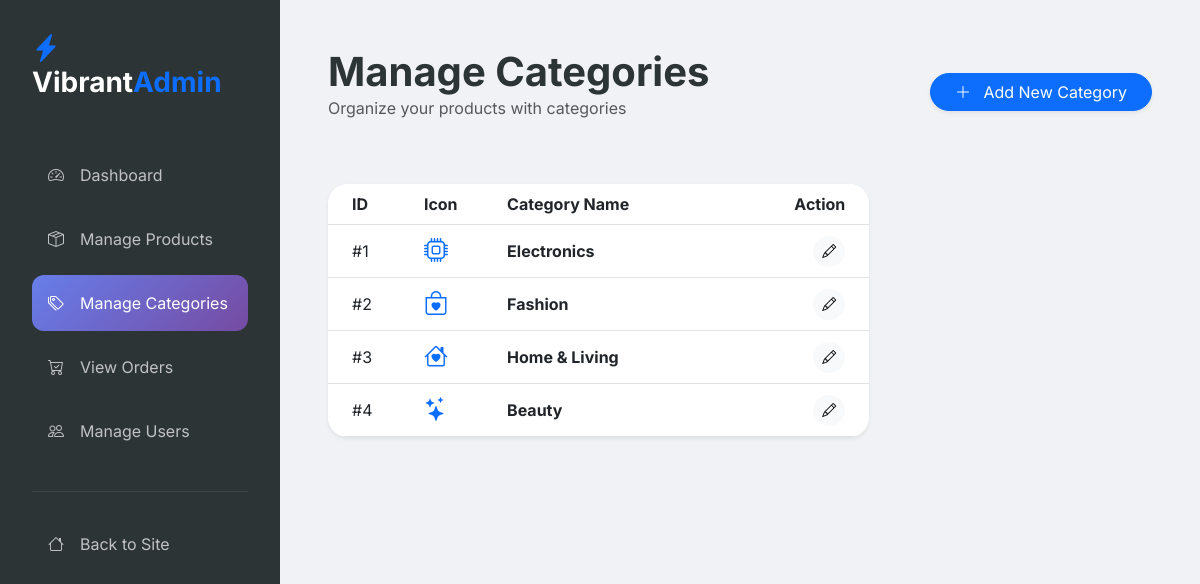
/admin/category-management.php (signed in), run on the app's committed database.
### tables this page shows
CREATE TABLE IF NOT EXISTS categories (
    id INT AUTO_INCREMENT PRIMARY KEY,
    name VARCHAR(100) NOT NULL,
    icon VARCHAR(50)  
);

### admin/category-management.php (the view, shortened to what this page needs)
<?php
require_once '../includes/db_connect.php';
$categories = mysqli_query($conn, "SELECT * FROM categories");
?>
<!DOCTYPE html>
<html lang="en">
<head>
    <link href="https://cdn.jsdelivr.net/npm/bootstrap@5.3.0/dist/css/bootstrap.min.css" rel="stylesheet">
    <link rel="stylesheet" href="https://cdn.jsdelivr.net/npm/bootstrap-icons@1.11.1/font/bootstrap-icons.css">
    <link rel="stylesheet" href="../assets/css/style.css">
</head>
<body>
<div class="admin-sidebar">
    <h3 class="fw-bold mb-5"><i class="bi bi-lightning-charge-fill text-primary"></i> Vibrant<span class="text-primary">Admin</span></h3>
    <nav class="nav flex-column">
        <a class="nav-link" href="dashboard.php"><i class="bi bi-speedometer2 me-3"></i> Dashboard</a>
        <a class="nav-link" href="manage-products.php"><i class="bi bi-box-seam me-3"></i> Manage Products</a>
        <a class="nav-link active" href="category-management.php"><i class="bi bi-tags me-3"></i> Manage Categories</a>
        <a class="nav-link" href="manage-orders.php"><i class="bi bi-cart-check me-3"></i> View Orders</a>
        <a class="nav-link" href="manage-users.php"><i class="bi bi-people me-3"></i> Manage Users</a>
        <hr class="my-4 text-secondary">
        <a class="nav-link" href="../index.php"><i class="bi bi-house me-3"></i> Back to Site</a>
    </nav>
</div>
<main class="admin-main">
    <div class="d-flex justify-content-between align-items-center mb-5">
        <div>
            <h1 class="fw-bold mb-0">Manage Categories</h1>
            <p class="text-muted">Organize your products with categories</p>
        </div>
        <button class="btn btn-primary rounded-pill px-4 shadow-sm" data-bs-toggle="modal" data-bs-target="#addCategoryModal">
            <i class="bi bi-plus-lg me-2"></i> Add New Category
        </button>
    </div>
    <div class="row">
        <div class="col-lg-8">
            <div class="card border-0 shadow-sm overflow-hidden" style="border-radius: 20px;">
                <table class="table table-hover align-middle mb-0">
                    <thead class="bg-light">
                        <tr>
                            <th class="ps-4">ID</th>
                            <th>Icon</th>
                            <th>Category Name</th>
                            <th class="pe-4 text-end">Action</th>
                        </tr>
                    </thead>
                    <tbody>
                        <?php while($cat = mysqli_fetch_assoc($categories)): ?>
                        <tr>
                            <td class="ps-4">#<?php echo $cat['id']; ?></td>
                            <td><i class="bi <?php echo $cat['icon']; ?> fs-4 text-primary"></i></td>
                            <td class="fw-bold"><?php echo $cat['name']; ?></td>
                            <td class="pe-4 text-end">
                                <button class="btn btn-light btn-sm rounded-pill" onclick='editCategory(<?php echo json_encode($cat); ?>)'><i class="bi bi-pencil"></i></button>
                            </td>
                        </tr>
                        <?php endwhile; ?>
                    </tbody>
                </table>
            </div>
        </div>
    </div>
</main>
</body>
</html>

### assets/css/style.css (style rules this page uses)
:root { --primary-gradient: linear-gradient(135deg, #667eea 0%, #764ba2 100%); --secondary-gradient: linear-gradient(135deg, #ff9a9e 0%, #fecfef 99%, #fecfef 100%); --accent-color: #ff4e50; --dark-color: #2d3436; --light-color: #f8f9fa; --glass-bg: rgba(255, 255, 255, 0.8); --glass-border: rgba(255, 255, 255, 0.2); --shadow: 0 8px 32px 0 rgba(31, 38, 135, 0.15); }
body { font-family: 'Inter', sans-serif; background-color: var(--light-color); color: var(--dark-color); overflow-x: hidden; }

### admin/category-management.php (style rules this page uses)
.admin-sidebar { height: 100vh; background: var(--dark-color); color: white; padding: 2rem; position: fixed; width: 280px; }
.admin-main { margin-left: 280px; padding: 3rem; background: #f0f2f5; min-height: 100vh; }
.nav-link { color: rgba(255,255,255,0.7); padding: 1rem; border-radius: 12px; margin-bottom: 0.5rem; display: flex; align-items: center; }
.nav-link:hover, .nav-link.active { background: rgba(255,255,255,0.1); color: white; }
.nav-link.active { background: var(--primary-gradient); }

### data on the page
categories: id "1", name "Electronics"
categories: id "2", name "Fashion"
categories: id "3", name "Home & Living"
categories: id "4", name "Beauty"
